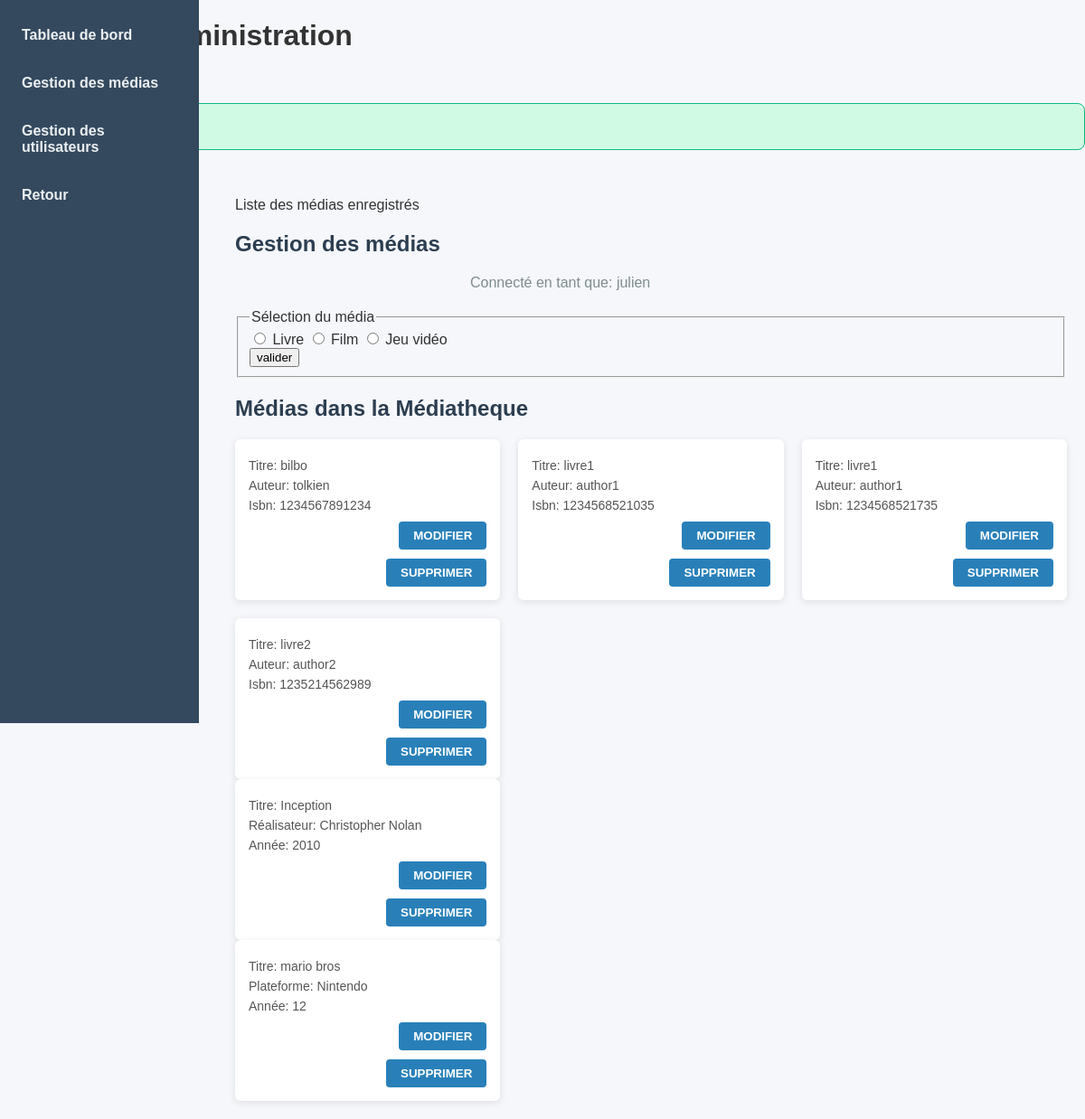
The app's page /public/dashboard/media_stats (signed in) with its own data.
### tables this page shows
CREATE TABLE `books` (
  `id` int(11) NOT NULL,
  `title` varchar(200) NOT NULL,
  `author` varchar(100) NOT NULL,
  `isbn` varchar(13) NOT NULL,
  `genre_id` int(11) NOT NULL,
  `pages_nb` int(11) NOT NULL,
  `summary` text NOT NULL,
  `publication_year` int(11) NOT NULL,
  `image` varchar(255) DEFAULT 'default.jpg',
  `stock` int(11) NOT NULL,
  `deleted_at` datetime DEFAULT NULL
);

CREATE TABLE `movies` (
  `id` int(11) NOT NULL,
  `title` varchar(200) NOT NULL,
  `genre_id` int(11) NOT NULL,
  `director` varchar(100) NOT NULL,
  `year` int(11) NOT NULL,
  `duration` int(11) NOT NULL,
  `synopsis` text NOT NULL,
  `classification` enum('tous publics','12','16','18') NOT NULL,
  `image` varchar(255) DEFAULT 'default.jpg',
  `stock` int(11) NOT NULL,
  `deleted_at` datetime DEFAULT NULL
);

CREATE TABLE `video_games` (
  `id` int(11) NOT NULL,
  `title` varchar(200) NOT NULL,
  `publisher` varchar(100) NOT NULL,
  `platform` enum('PC','Playstation','Xbox','Nintendo','Mobile') NOT NULL,
  `genre_id` int(11) NOT NULL,
  `minimum_age` enum('3','7','12','16','18') NOT NULL,
  `description` text NOT NULL,
  `image` varchar(255) DEFAULT 'default.jpg',
  `stock` int(11) NOT NULL,
  `deleted_at` datetime DEFAULT NULL
);

### controllers/dashboard_controller.php (called while the page is built, shortened)
<?php
function dashboard_media_stats() {
    $edit_book = null;
    $edit_movie = null;
    $edit_video_game = null;
    route_media_actions($edit_book, $edit_movie, $edit_video_game);
    $books = get_all_books();
    $movies = get_all_movies();
    $video_games = get_all_video_games();
    $genres = get_all_genres();
    $media_type = $_SESSION['media_type'] ?? null;
    $data = [
        'title' => 'Gestion des médias',
        'books' => $books,
        'movies' => $movies,
        'video_games' => $video_games,
        'genres' => $genres,
        'edit_book' => $edit_book,
        'edit_movie' => $edit_movie,
        'media_type' => $media_type,
        'message' => 'Liste des médias enregistrés'
    ];
    load_view_with_layout('dashboard/media_stats', $data, 'admin_layout');
}
function route_media_actions(&$edit_book, &$edit_movie, &$edit_video_game) {
    $media_type = $_SESSION['media_type'] ?? null;
    if (!is_post() || !$media_type) {
        return;
    }
}

### core/router.php (called while the page is built, shortened)
<?php
function parse_request_url() {
    $url = $_GET['url'] ?? '';
    $url = rtrim($url, '/');
    $url = filter_var($url, FILTER_SANITIZE_URL);
    $url_parts = explode('/', $url);
    $controller = $url_parts[0] ?? 'home';
    $action = $url_parts[1] ?? 'index';
    $params = array_slice($url_parts, 2);
    return [
        'controller' => $controller,
        'action' => $action,
        'params' => $params
    ];
}
function dispatch() {
    $route = parse_request_url();
    $controller_name = $route['controller'];
    $action_name = $route['action'];
    $params = $route['params'];
    $action_function = $controller_name . '_' . $action_name;
    call_user_func_array($action_function, $params);
}

### public/index.php (called while the page is built, shortened)
<?php
require_once '../config/database.php';
require_once CORE_PATH . '/database.php';
require_once CORE_PATH . '/router.php';
require_once CORE_PATH . '/view.php';
require_once INCLUDE_PATH . '/helpers.php';
require_once MODEL_PATH . '/book_model.php';
require_once MODEL_PATH . '/movie_model.php';
require_once MODEL_PATH . '/video_game_model.php';
dispatch();

### core/database.php (called while the page is built, shortened)
<?php
function db_connect() {
    static $pdo = null;
    if ($pdo === null) {
        try {
            $dsn = "mysql:host=" . DB_HOST . ";dbname=" . DB_NAME . ";charset=" . DB_CHARSET;
            $options = [
                PDO::ATTR_ERRMODE => PDO::ERRMODE_EXCEPTION,
                PDO::ATTR_DEFAULT_FETCH_MODE => PDO::FETCH_ASSOC,
                PDO::ATTR_EMULATE_PREPARES => false,
            ];
            $pdo = new PDO($dsn, DB_USER, DB_PASS, $options);
        } catch (PDOException $e) {
            die("Erreur de connexion à la base de données : " . $e->getMessage());
        }
    }
    return $pdo;
}
function db_select($query, $params = []) {
    $pdo = db_connect();
    $stmt = $pdo->prepare($query);
    $stmt->execute($params);
    return $stmt->fetchAll();
}

### models/book_model.php (called while the page is built, shortened)
<?php
function get_all_books($limit = null, $offset = 0) {
    $query = "SELECT books.*, genres.name AS genre_name FROM books JOIN genres ON books.genre_id = genres.id WHERE books.deleted_at is NULL ORDER BY books.title ASC";
    return db_select($query);
}

### includes/helpers.php (called while the page is built, shortened)
<?php
function escape($string) {
    return htmlspecialchars($string, ENT_QUOTES, 'UTF-8');
}
function url($path = '') {
    $base_url = rtrim(BASE_URL, '/');
    $path = ltrim($path, '/');
    return $base_url . '/' . $path;
}

### models/movie_model.php (called while the page is built, shortened)
<?php
function get_all_movies($limit = null, $offset = 0) {
    $query = "SELECT movies.*, genres.name AS genre_name FROM movies JOIN genres ON movies.genre_id = genres.id WHERE movies.deleted_at IS NULL ORDER BY movies.title ASC";
    return db_select($query);
}

### models/video_game_model.php (called while the page is built, shortened)
<?php
function get_all_video_games($limit = null, $offset = 0) {
    $query = "SELECT video_games.*, genres.name AS genre_name FROM video_games JOIN genres ON video_games.genre_id = genres.id WHERE video_games.deleted_at IS NULL ORDER BY video_games.title ASC";
    return db_select($query);
}

### views/dashboard/media_stats.php (the view, shortened to what this page needs)
<h2>Gestion des médias</h2>
<h2>
    Connecté en tant que: <?= htmlspecialchars($_SESSION['user_name']); ?>
</h2>
<?php
$media_type = $_SESSION['media_type'] ?? null;
?>
<form action="" method="post">
    <fieldset>
        <legend>Sélection du média</legend>
        <div>
            <input type="radio" id="book" name="media_type" value="book" <?= $media_type === 'book' ? 'checked' : '' ?>>
            <label for="book">Livre</label>
            <input type="radio" id="movie" name="media_type" value="movie" <?= $media_type === 'movie' ? 'checked' : '' ?>>
            <label for="movie">Film</label>
            <input type="radio" id="video_game" name="media_type" value="video_game" <?= $media_type === 'video_game' ? 'checked' : '' ?>>
            <label for="video_game">Jeu vidéo</label>
        </div>
        <input type="submit" value="valider">
    </fieldset>
</form>
<section class="media-dashboard">
    <h2>Médias dans la Médiatheque</h2>
    <div class="cards-container">
        <?php foreach($books as $book): ?>
            <div class="card">
                <div class="card-content">
                    <p>Titre: <?= escape($book['title']); ?></p>
                    <p>Auteur: <?= escape($book['author']); ?></p>
                    <p>Isbn: <?= escape($book['isbn']); ?></p>
                    <form action="" method="post">
                        <input type="submit" name="admin_update" value="MODIFIER">
                    </form>
                    <form action="" method="post">
                        <input type="submit" name="delete_book" value="SUPPRIMER">
                    </form>
                </div>
            </div>
        <?php endforeach; ?>
    </div>
    <div class="cards-container">
        <?php foreach($movies as $movie): ?>
            <div class="card">
                <div class="card-content">
                    <p>Titre: <?= escape($movie['title']); ?></p>
                    <p>Réalisateur: <?= escape($movie['director']); ?></p>
                    <p>Année: <?= escape($movie['year']); ?></p>
                    <form action="" method="post">
                        <input type="submit" name="admin_update" value="MODIFIER">
                    </form>
                    <form action="" method="post">
                        <input type="submit" name="delete_movie" value="SUPPRIMER">
                    </form>
                </div>
            </div>
        <?php endforeach; ?>
    </div>
    <div class="cards-container">
        <?php foreach($video_games as $video_game): ?>
            <div class="card">
                <div class="card-content">
                    <p>Titre: <?= escape($video_game['title']); ?></p>
                    <p>Plateforme: <?= escape($video_game['platform']); ?></p>
                    <p>Année: <?= escape($video_game['minimum_age']); ?></p>
                    <form action="" method="post">
                        <input type="submit" name="update_video_game" value="MODIFIER">
                    </form>
                    <form action="" method="post">
                        <input type="submit" name="delete_video_game" value="SUPPRIMER">
                    </form>
                </div>
            </div>
        <?php endforeach; ?>
    </div>
</section>

### views/layouts/admin_layout.php (shortened to what this page needs)
<!DOCTYPE html>
<html lang="fr">
<head>
    <link rel="stylesheet" href="<?= url('assets/css/admin.css'); ?>">
</head>
<body>
<header class="admin-header">
    <h1>Panneau d'administration</h1>
    <p>Connecté en tant que : <?= htmlspecialchars($_SESSION['user_name'] ?? ''); ?></p>
</header>
<?php flash_messages(); ?>
<aside class="side-bar" role="navigation" aria-label="Menu admin">
    <ul>
        <li><a href="<?= url('dashboard/index'); ?>">Tableau de bord</a></li>
        <li><a href="<?= url('dashboard/media_stats'); ?>">Gestion des médias</a></li>
        <li><a href="<?= url('dashboard/users'); ?>">Gestion des utilisateurs</a></li>
        <li><a href="<?= url('home/index'); ?>">Retour</a></li>
    </ul>
</aside>
<main class="admin-content" role="main">
    <?php if (!empty($message)) : ?>
        <p class="message"><?= htmlspecialchars($message); ?></p>
    <?php endif; ?>
    <?= $content ?? '' ?>
</main>
</body>
</html>

### core/view.php (shortened to what this page needs)
<?php
function load_view($view, $data = []) {
    $view_file = VIEW_PATH . '/' . $view . '.php';
    require $view_file;
}
function load_view_with_layout($view, $data = [], $layout = 'layout') {
    load_view($view, $data);
    $content = ob_get_clean();
    $data['content'] = $content;
    load_view('layouts/' . $layout, $data);
}
function flash_messages() {
    if (isset($_SESSION['flash_messages'])) {
        foreach ($_SESSION['flash_messages'] as $type => $messages) {
            if (is_array($messages)) {
                foreach ($messages as $message) {
                    echo "<div class='alert alert-$type'>$message</div>";
                }
            } else {
                echo "<div class='alert alert-$type'>$messages</div>";
            }
        }
    }
}

### public/assets/css/admin.css (style rules this page uses)
:root { --primary-color: #3b82f6; --primary-hover: #2563eb; --secondary-color: #6b7280; --success-color: #10b981; --error-color: #ef4444; --warning-color: #f59e0b; --background-color: #f8fafc; --text-color: #1f2937; --border-color: #e5e7eb; --white: #ffffff; --shadow: 0 1px 3px 0 rgba(0, 0, 0, 0.1); --shadow-lg: 0 10px 15px -3px rgba(0, 0, 0, 0.1); }
body { font-family: Arial, sans-serif; background: #f5f7fa; margin: 0; color: #333; }
h2 { color: #2c3e50; margin-bottom: 20px; }
.side-bar { position: fixed; top: 0; left: 0; width: 220px; height: 100vh; background: #34495e; padding: 20px 0; box-sizing: border-box; }
.side-bar ul { list-style: none; padding: 0; margin: 0; }
.side-bar ul li { margin-bottom: 15px; }
.side-bar ul li a { color: #ecf0f1; text-decoration: none; font-weight: 600; padding: 10px 20px; display: block; transition: background 0.3s ease; border-left: 4px solid transparent; }
.cards-container { display: grid; grid-template-columns: repeat(auto-fill, minmax(250px, 1fr)); gap: 20px; }
.card { background: #fff; border-radius: 6px; box-shadow: 0 2px 8px rgba(0,0,0,0.1); padding: 15px; display: flex; flex-direction: column; justify-content: space-between; }
.card-content p { margin: 6px 0; font-size: 14px; color: #555; }
.card form { margin-top: 10px; text-align: right; }
.card input[type="submit"] { background: #2980b9; border: none; padding: 8px 16px; color: white; font-weight: 600; border-radius: 4px; cursor: pointer; transition: background 0.3s ease; }
h2 + h2 { margin-top: 0; font-size: 16px; font-weight: normal; color: #7f8c8d; margin-left: 240px; padding-left: 20px; }
.admin-content { margin-left: 240px; padding: 20px; min-height: 100vh; box-sizing: border-box; }
.alert { padding: 1rem; border-radius: 0.5rem; margin-bottom: 1rem; border: 1px solid transparent; }
.alert-success { background-color: #d1fae5; border-color: var(--success-color); color: #065f46; }

### records on screen
books: title "bilbo", author "tolkien", isbn "1234567891234"
books: title "livre1", author "author1", isbn "1234568521035"
books: title "livre1", author "author1", isbn "1234568521735"
books: title "livre2", author "author2", isbn "1235214562989"
movies: title "Inception", director "Christopher Nolan", year "2010"
video_games: title "mario bros", platform "Nintendo", minimum_age "12"

### other values on screen
$message "Liste des médias enregistrés"
$_SESSION['user_name'] "julien"
